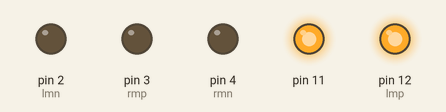
Recording of a sketch running on a simulated Arduino Uno, built with avr-gcc and run on an emulated ATmega328P. On the bench: output pins drawn as LEDs (lit = HIGH).

Above: at 0.1 s.
Timing chart, 0 to 1.6 s (numbered marks = the images above):
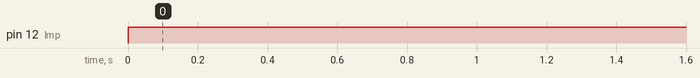

Measured:
- by itself, pin 12 (lmp): LOW → HIGH at 0.00 s

The sketch:

mot.ino
```cpp
#define lmp 12
#define lmn 2
#define rmp 3
#define rmn 4


void setup() {
  // put your setup code here, to run once:
Serial.begin(9600);
  pinMode(lmp,OUTPUT);
  pinMode(lmn,OUTPUT);
  pinMode(rmp,OUTPUT);
  pinMode(rmn,OUTPUT);
  pinMode(11,OUTPUT);
  digitalWrite(11,HIGH);

}

void loop() {
  // put your main code here, to run repeatedly:

 digitalWrite(lmp,HIGH);
  digitalWrite(lmn,LOW);
  digitalWrite(rmn,LOW);
  digitalWrite(rmp,LOW);


}
```
